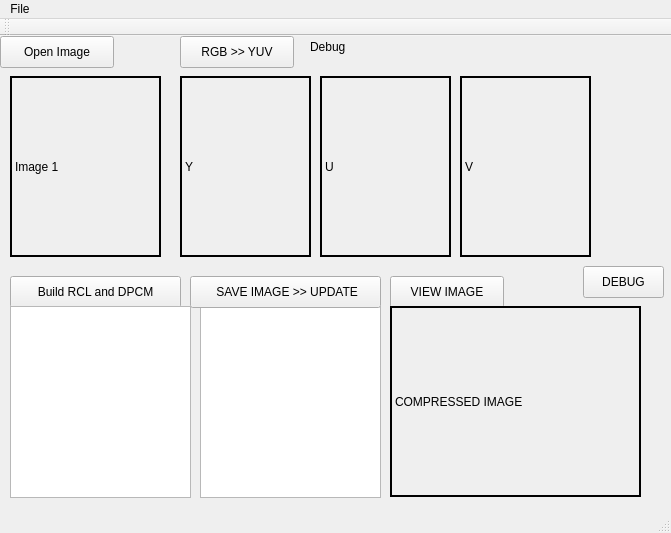
<?xml version="1.0" encoding="UTF-8"?>
<ui version="4.0">
 <class>MainWindow</class>
 <widget class="QMainWindow" name="MainWindow">
  <property name="geometry">
   <rect>
    <x>0</x>
    <y>0</y>
    <width>671</width>
    <height>533</height>
   </rect>
  </property>
  <property name="windowTitle">
   <string>MainWindow</string>
  </property>
  <widget class="QWidget" name="centralWidget">
   <widget class="QPushButton" name="pushButton">
    <property name="geometry">
     <rect>
      <x>0</x>
      <y>0</y>
      <width>114</width>
      <height>32</height>
     </rect>
    </property>
    <property name="text">
     <string>Open Image</string>
    </property>
   </widget>
   <widget class="QLabel" name="label_debug">
    <property name="geometry">
     <rect>
      <x>310</x>
      <y>0</y>
      <width>401</width>
      <height>21</height>
     </rect>
    </property>
    <property name="text">
     <string>Debug</string>
    </property>
   </widget>
   <widget class="QLabel" name="imageRAW">
    <property name="geometry">
     <rect>
      <x>10</x>
      <y>40</y>
      <width>151</width>
      <height>181</height>
     </rect>
    </property>
    <property name="frameShape">
     <enum>QFrame::Panel</enum>
    </property>
    <property name="frameShadow">
     <enum>QFrame::Plain</enum>
    </property>
    <property name="lineWidth">
     <number>2</number>
    </property>
    <property name="text">
     <string>Image 1</string>
    </property>
   </widget>
   <widget class="QLabel" name="imageY">
    <property name="geometry">
     <rect>
      <x>180</x>
      <y>40</y>
      <width>131</width>
      <height>181</height>
     </rect>
    </property>
    <property name="frameShape">
     <enum>QFrame::Panel</enum>
    </property>
    <property name="frameShadow">
     <enum>QFrame::Plain</enum>
    </property>
    <property name="lineWidth">
     <number>2</number>
    </property>
    <property name="text">
     <string>Y</string>
    </property>
   </widget>
   <widget class="QLabel" name="imageU">
    <property name="geometry">
     <rect>
      <x>320</x>
      <y>40</y>
      <width>131</width>
      <height>181</height>
     </rect>
    </property>
    <property name="frameShape">
     <enum>QFrame::Panel</enum>
    </property>
    <property name="frameShadow">
     <enum>QFrame::Plain</enum>
    </property>
    <property name="lineWidth">
     <number>2</number>
    </property>
    <property name="text">
     <string>U</string>
    </property>
   </widget>
   <widget class="QLabel" name="imageV">
    <property name="geometry">
     <rect>
      <x>460</x>
      <y>40</y>
      <width>131</width>
      <height>181</height>
     </rect>
    </property>
    <property name="frameShape">
     <enum>QFrame::Panel</enum>
    </property>
    <property name="frameShadow">
     <enum>QFrame::Plain</enum>
    </property>
    <property name="lineWidth">
     <number>2</number>
    </property>
    <property name="text">
     <string>V</string>
    </property>
   </widget>
   <widget class="QPushButton" name="pushButton_2">
    <property name="geometry">
     <rect>
      <x>180</x>
      <y>0</y>
      <width>114</width>
      <height>32</height>
     </rect>
    </property>
    <property name="text">
     <string>RGB &gt;&gt; YUV</string>
    </property>
   </widget>
   <widget class="QPushButton" name="buildRclDpcm">
    <property name="geometry">
     <rect>
      <x>10</x>
      <y>240</y>
      <width>171</width>
      <height>32</height>
     </rect>
    </property>
    <property name="text">
     <string>Build RCL and DPCM</string>
    </property>
   </widget>
   <widget class="QTableView" name="tableView">
    <property name="geometry">
     <rect>
      <x>10</x>
      <y>270</y>
      <width>181</width>
      <height>192</height>
     </rect>
    </property>
   </widget>
   <widget class="QTableView" name="tableView_2">
    <property name="geometry">
     <rect>
      <x>200</x>
      <y>270</y>
      <width>181</width>
      <height>192</height>
     </rect>
    </property>
   </widget>
   <widget class="QPushButton" name="pushButton_3">
    <property name="geometry">
     <rect>
      <x>583</x>
      <y>230</y>
      <width>81</width>
      <height>32</height>
     </rect>
    </property>
    <property name="text">
     <string>DEBUG</string>
    </property>
   </widget>
   <widget class="QPushButton" name="pushButton_4">
    <property name="geometry">
     <rect>
      <x>190</x>
      <y>240</y>
      <width>191</width>
      <height>32</height>
     </rect>
    </property>
    <property name="text">
     <string> SAVE IMAGE &gt;&gt; UPDATE</string>
    </property>
   </widget>
   <widget class="QPushButton" name="pushButton_5">
    <property name="geometry">
     <rect>
      <x>390</x>
      <y>240</y>
      <width>114</width>
      <height>32</height>
     </rect>
    </property>
    <property name="text">
     <string>VIEW IMAGE</string>
    </property>
   </widget>
   <widget class="QLabel" name="compressed_img">
    <property name="geometry">
     <rect>
      <x>390</x>
      <y>270</y>
      <width>251</width>
      <height>191</height>
     </rect>
    </property>
    <property name="frameShape">
     <enum>QFrame::Panel</enum>
    </property>
    <property name="frameShadow">
     <enum>QFrame::Plain</enum>
    </property>
    <property name="lineWidth">
     <number>2</number>
    </property>
    <property name="text">
     <string>COMPRESSED IMAGE</string>
    </property>
   </widget>
  </widget>
  <widget class="QMenuBar" name="menuBar">
   <property name="geometry">
    <rect>
     <x>0</x>
     <y>0</y>
     <width>671</width>
     <height>22</height>
    </rect>
   </property>
   <widget class="QMenu" name="menuFile">
    <property name="title">
     <string>File</string>
    </property>
    <addaction name="actionOpen"/>
    <addaction name="actionClose"/>
    <addaction name="actionSave_As"/>
    <addaction name="actionSave"/>
   </widget>
   <addaction name="menuFile"/>
  </widget>
  <widget class="QToolBar" name="mainToolBar">
   <attribute name="toolBarArea">
    <enum>TopToolBarArea</enum>
   </attribute>
   <attribute name="toolBarBreak">
    <bool>false</bool>
   </attribute>
  </widget>
  <widget class="QStatusBar" name="statusBar"/>
  <action name="actionOpen">
   <property name="text">
    <string>Open</string>
   </property>
   <property name="shortcut">
    <string>Ctrl+O</string>
   </property>
  </action>
  <action name="actionClose">
   <property name="text">
    <string>Close</string>
   </property>
   <property name="shortcut">
    <string>Ctrl+W</string>
   </property>
  </action>
  <action name="actionSave_As">
   <property name="text">
    <string>Save As</string>
   </property>
   <property name="shortcut">
    <string>Ctrl+Shift+S</string>
   </property>
  </action>
  <action name="actionSave">
   <property name="text">
    <string>Save</string>
   </property>
   <property name="shortcut">
    <string>Ctrl+S</string>
   </property>
  </action>
 </widget>
 <layoutdefault spacing="6" margin="11"/>
 <resources/>
 <connections>
  <connection>
   <sender>pushButton</sender>
   <signal>clicked()</signal>
   <receiver>label_debug</receiver>
   <slot>update()</slot>
   <hints>
    <hint type="sourcelabel">
     <x>102</x>
     <y>57</y>
    </hint>
    <hint type="destinationlabel">
     <x>280</x>
     <y>52</y>
    </hint>
   </hints>
  </connection>
 </connections>
</ui>
